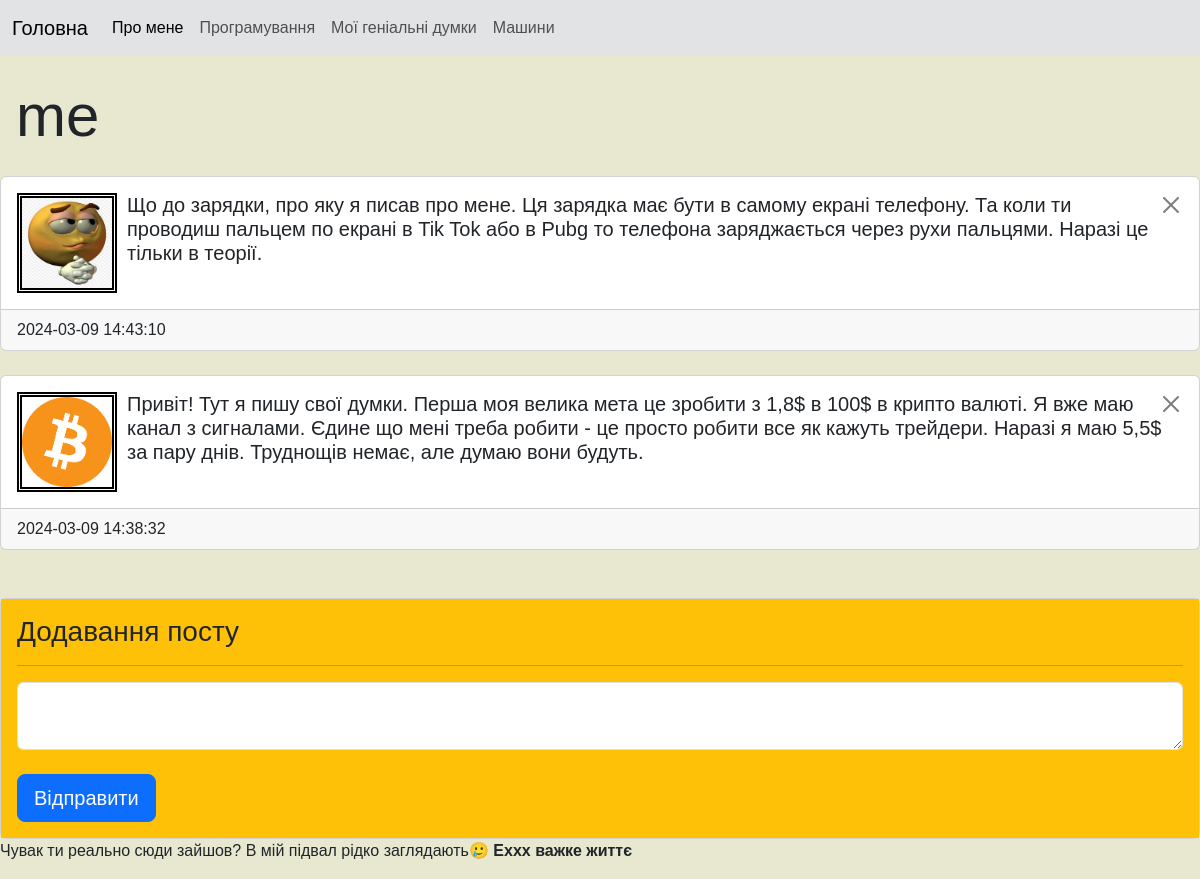
The app's page /post/category/me with its own data.
### tables this page shows
CREATE TABLE post(
	post_id INTEGER PRIMARY KEY AUTOINCREMENT,
	category_id INTEGER NOT NULL,
	post_text TEXT,
	post_datetime TEXT NOT NULL DEFAULT CURRENT_TIMESTAMP,
	FOREIGN KEY(category_id) REFERENCES category(category_id)
ON UPDATE CASCADE ON DELETE CASCADE
);

### main.py (the view)
@app.route("/post/category/<category_name>", methods=["GET", "POST"])
def post_category(category_name):
    category_id = db.getIdByCategory(category_name)
    if request.method == "GET":
        posts = db.getPostsByCategory(category_name)
    if request.method == "POST":
        db.addPost(request.form["category_id"], request.form["post"])
        posts = db.getPostsByCategory(category_name)
        return redirect(f"/post/category/{category_name}")
    return render_template("post_category.html",
                            category_name=category_name,
                            category_id=category_id,
                            posts = posts)

### db_scripts.py (called while the page is built)
def open():
    global connection,cursor
    connection = sqlite3.connect(db_name)
    cursor = connection.cursor()

def close():
    cursor.close()
    connection.close()

def getIdByCategory(category_name):
    open()
    cursor.execute('''  SELECT category_id
                        FROM category
                        WHERE category_name = (?)

                   ''', [category_name])
    category_id = cursor.fetchone()[0]
    close()
    return category_id

def getPostsByCategory(category_name):
    open()
    cursor.execute('''  SELECT * FROM post, category
                        WHERE category_name = (?)
                        AND post.category_id = category.category_id
                        ORDER BY post_datetime DESC
                   ''', [category_name])
    posts = cursor.fetchall()
    close()
    return posts

### templates/post_category.html (shortened to what this page needs)
{%extends "index.html"%}
{%block content%}
<h2 class="my-4 ms-3 category-header">{{category_name}}</h2>
<section class="category_content">
    <div>
        {%for post in posts%}
        <div class="card my-4">
          <div class="card-body">
          <a href="/post/delete/{{post[0]}}/{{category_name}}" onclick="return confirm('Видалити пост?')">
            <button type="button" class="btn-close" data-bs-dismiss="alert" aria-label="Close" style="float: right"></button>
          </a>
            <img class="post-image" src="/static/{{post[0]}}.jpg" alt="{{post[0]}}.jpg" width="100px" height="100px">
            <h5 class="card-title">{{post[2]}}</h5>
          </div>
          <footer class="card-footer">{{post[3]}}</footer>
        </div>
        {%endfor%}
    </div>
    <div class="card mt-5">
        <div class="card-body bg-warning">
          <h3 class="card-title">Додавання посту</h3>
          <hr>
          <form method="POST">
              <textarea name="post" class="form-control post-input"></textarea><br>
              <input type="submit" class="btn btn-primary btn-lg" value="Відправити">
          </form>
        </div>
      </div>
</section>
{%endblock%}

### static/style.css (style rules this page uses)
body { background: rgb(232, 232, 208); font-family: Arial, Helvetica, sans-serif; }
.post-image { float: left; border: 5px double black; margin-right: 10px; }
.category-header { font-size: 60px; }
.post-input { font-size: large; }

### records on screen
post: shows a picture, post_text "Що до зарядки, про яку я писав про мене. Ця зарядка має бути в самому екрані телефону. Та коли ти проводиш пальцем по екрані в Tik Tok або в Pubg то телефона заряджається через рухи пальцями. Наразі це тільки в теорії.", post_datetime "2024-03-09 14:43:10"
post: shows a picture, post_text "Привіт! Тут я пишу свої думки. Перша моя велика мета це зробити з 1,8$ в 100$ в крипто валюті. Я вже маю канал з сигналами. Єдине що мені треба робити - це просто робити все як кажуть трейдери. Наразі я маю 5,5$ за пару днів. Труднощів немає, але думаю вони будуть.", post_datetime "2024-03-09 14:38:32"

### other values on screen
{{ category_name }} "me"
